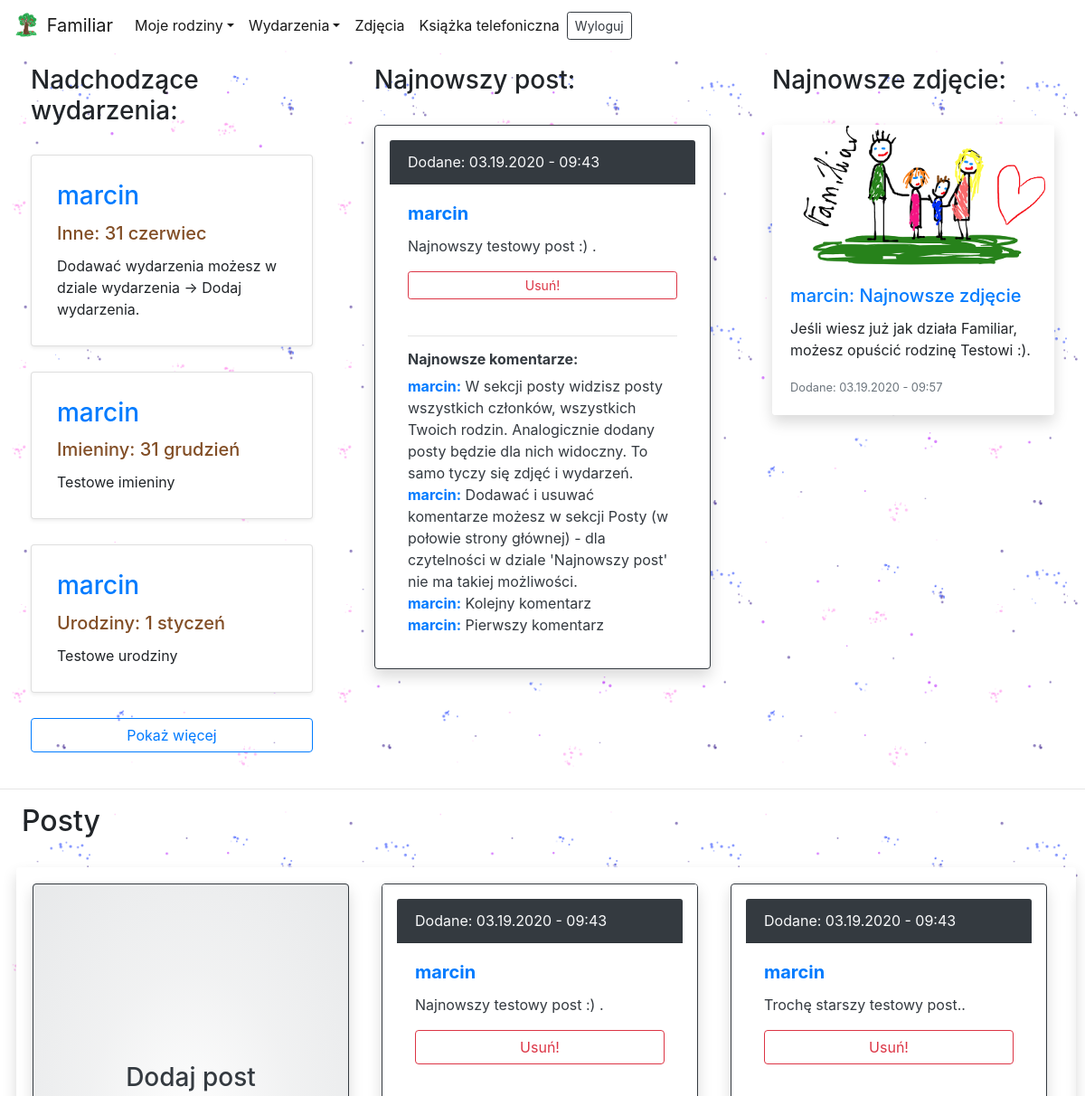
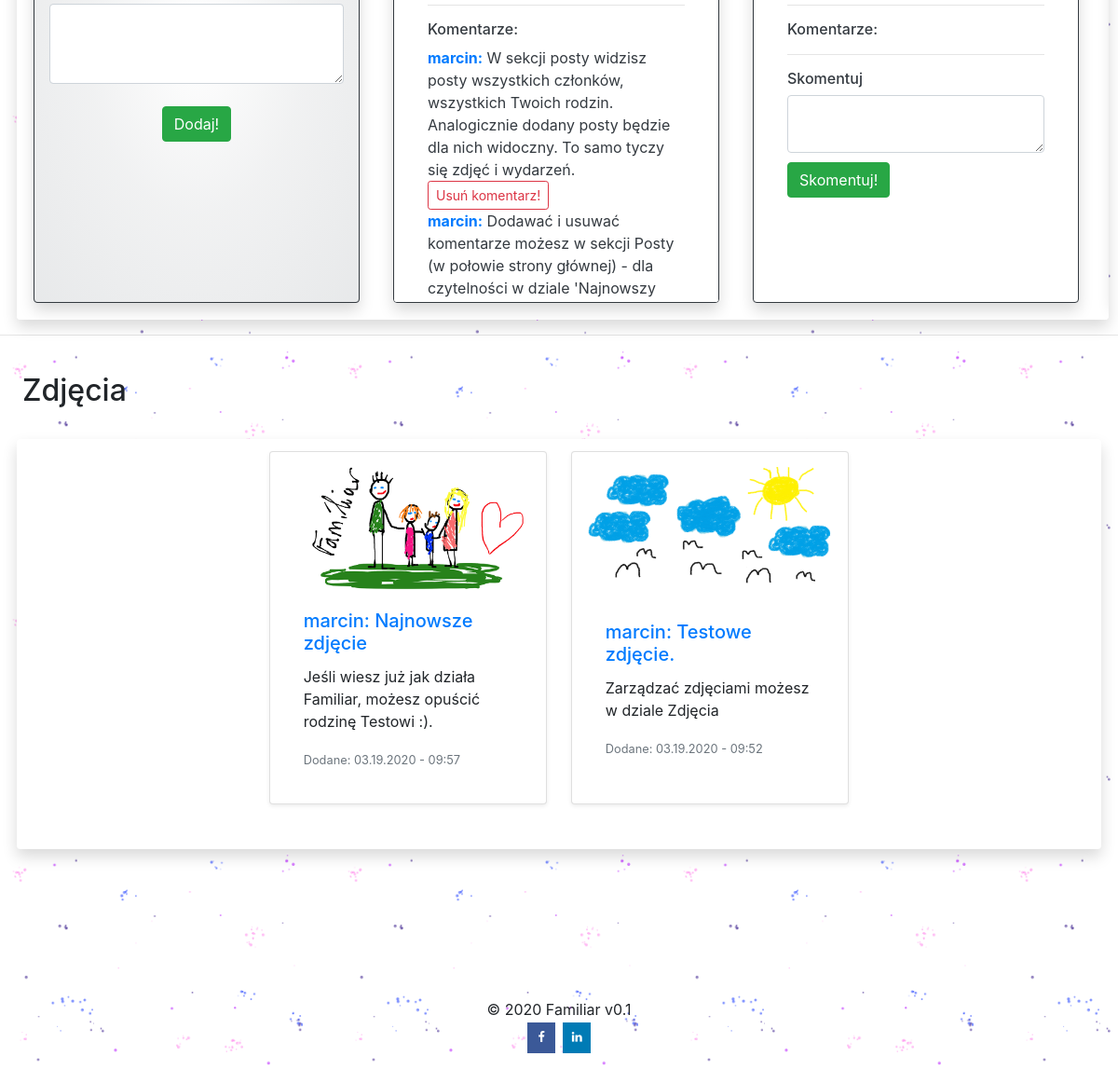
Screenshot of /loggedin/ (signed in) with the database file from the repository (2 pictures, top to bottom).
### logged/models.py (models this page shows, shortened)
class Event(models.Model):
    author = models.CharField(max_length=256, default='None')
    occasion = models.CharField(max_length=64, default='None')
    desc = models.TextField(blank=True)
    day = models.PositiveSmallIntegerField(default=0)
    month = models.PositiveSmallIntegerField(default=0)

class Post(models.Model):
    author = models.CharField(max_length=256, default='None')
    text = models.TextField()
    date = models.DateTimeField(auto_now_add=True)

class Comment(models.Model):
    author = models.CharField(max_length=256, default='None')
    text = models.TextField()
    date = models.DateTimeField(auto_now_add=True)
    post = models.ForeignKey(Post, on_delete=models.CASCADE, default=0)

class Photo(models.Model):
    author = models.CharField(max_length=256, default='None')
    title = models.CharField(max_length=256, default='None', blank=True, help_text='Title, optional')
    desc = models.TextField(blank=True, help_text='Description, optional')
    date = models.DateTimeField(auto_now=True)
    photo = models.ImageField(upload_to = './')

### Authentication/views.py (the view, shortened to what this page needs)
# urls.py: path('loggedin/', Logedin, name='logedin'),
@login_required
def Logedin(request):
    if request.method == 'GET':
        families = Family.objects.filter()
        my_families = [] # families that I belong to
        events = Event.objects.all()# all database events
        members_of_my_families = []
        events_in_my_families = []
        for family in families:
            for member in family.members.all():
                if str(member) == str(request.user.username):
                    my_families.append(family)
        for family in my_families:
            for member in family.members.all():
                members_of_my_families.append(member.member)
        members_of_my_families = list(dict.fromkeys(members_of_my_families))
        for event in events:
            if event.author in members_of_my_families:
                events_in_my_families.append(event)
        events_in_my_families = list(dict.fromkeys(events_in_my_families))
        for event_in_family in events_in_my_families:
            if event_in_family.month < datetime.datetime.now().month:
                event_in_family.this_year = datetime.datetime(datetime.datetime.now().year + 1, event_in_family.month,
                                                              event_in_family.month)
            elif event_in_family.month > datetime.datetime.now().month:
                event_in_family.this_year = datetime.datetime(datetime.datetime.now().year,
                                                              event_in_family.month,
                                                              event_in_family.month)
            else:
                if event_in_family.day < datetime.datetime.now().day:
                    event_in_family.this_year = datetime.datetime(datetime.datetime.now().year + 1,
                                                                  event_in_family.month,
                                                                  event_in_family.month)
                else:
                    event_in_family.this_year = datetime.datetime(datetime.datetime.now().year,
                                                                  event_in_family.month,
                                                                  event_in_family.month)
        sorted_events = sorted(events_in_my_families, key=attrgetter('this_year'))
        two_events = sorted_events.copy()[:3]
        how_much_events = len(sorted_events)
        posts = Post.objects.all().order_by('-date') #all posts
        posts_in_my_families = []
        comments = Comment.objects.all().order_by('-date')
        comments_in_my_families = []
        for post in posts:
            if post.author in members_of_my_families:
                posts_in_my_families.append(post)
        for comment in comments:
            if comment.author in members_of_my_families:
                comments_in_my_families.append(comment)
        posts_in_my_families = list(dict.fromkeys(posts_in_my_families))
        comments_in_my_families = list(dict.fromkeys(comments_in_my_families))
        try:
            latest_post = posts_in_my_families[0]
        except:
            latest_post = None
        photos = Photo.objects.all().order_by('-date')  # all photos
        photos_in_my_families = []
        for photo in photos:
            if photo.author in members_of_my_families:
                photos_in_my_families.append(photo)
        photos_in_my_families = list(dict.fromkeys(photos_in_my_families))
        try:
            latest_photo = photos_in_my_families[0]
        except:
            latest_photo = None;
        return render(request, 'Authentication/loggedin.html',{'my_families':my_families, 'events_in_my_families':sorted_events, 'members_of_my_families':members_of_my_families,'posts_in_my_families':posts_in_my_families,'photos_in_my_families':photos_in_my_families,'comments_in_my_families':comments_in_my_families,'two_events':two_events,'how_much_events':how_much_events,'latest_post':latest_post,'latest_photo':latest_photo})

### Authentication/templates/Authentication/loggedin.html (shortened to what this page needs)
{% extends 'Authentication/base.html' %}
{% load filters %}
{% block content %}
{% load static %}
<nav class="navbar fixed-top navbar-expand-lg navbar-light bg-white" style="border-radius:0 0 10% 10%">
  <div class="collapse navbar-collapse" id="navbarTogglerDemo01">
    <a class="navbar-brand" href="{% url 'logedin' %}">
        <img src="{% static 'Authentication/favicon/android-chrome-192x192.png' %}" width="30" height="30" class="d-inline-block align-top" alt="">
        Familiar
    </a>
    <ul class="navbar-nav mr-auto mt-2 mt-lg-0">
        <li class="nav-item active dropdown">
            <a class="nav-link dropdown-toggle" data-toggle="dropdown" href="#" role="button" aria-haspopup="true" aria-expanded="false">Moje rodziny</a>
          </li>
          <li class="nav-item active dropdown">
            <a class="nav-link dropdown-toggle" data-toggle="dropdown" href="#" role="button" aria-haspopup="true" aria-expanded="false">Wydarzenia</a>
          </li>
          <li class="nav-item active">
            <a class="nav-link" href="{% url 'photos'%}">Zdjęcia</a>
          </li>
          <li class="nav-item active">
            <a class="nav-link" href="{% url 'phonebook'%}">Książka telefoniczna</a>
          </li>
        <form action="{% url 'logoutuser' %}" method="POST" class="form-inline">
            <button type="submit" class="btn btn-sm btn-outline-dark btn-block">Wyloguj</button>
        </form>
    </ul>
  </div>
</nav>
<br><br>
{% if not my_families%}
<br><br><br><br>
<div class="center-form" style="text-align:center;">
<h2>Czas dołączyć do jakiejś rodziny.</h2> <br>
<h5>Na początek możesz dołączyć do rodziny Testowi, aby zobaczyć jak działa Familiar. Jej ID to 0.</h5>
    <br>
<h6>Ewentualnie możesz już teraz stworzyć swoją rodzinę lub poprosić osobę która zaprosiła Cię do Familiara o ID rodziny do której chciałbyś dołączyć.</h6><br><br>
    <a href="{% url 'createfamily'%}" class="btn btn-primary">Stwórz rodzinę</a>
    <a href="{% url 'joinfamily'%}" class="btn btn-primary">Dołącz do istniejące rodziny</a><br>
</div>
{% else %}
<div class="d-flex flex-wrap justify-content-around back-logged" style="background-image: url( {% static 'Authentication/img/doodle5.png' %})">
    {% if two_events %}
    <div id="events" style="width:30vw; padding:2vw; min-width:250px;transition: width 0.5s linear;">
        <h3>Nadchodzące wydarzenia:</h3><br>
        {% for event in two_events %}
            <div class="card shadow-sm p-2 mb-1 bg-white rounded">
              <div class="card-body">
                <h3 class="card-title text-primary"> {{ event.author }} </h3>
                <h5 class="card-title text-date"> {{ event.occasion|title }}: {{ event.day }} {{event.month|month}}</h5>
                <p class="card-text">{{ event.desc }}</p>
              </div>
            </div>
            <br>
            {% endfor %}
        {% if how_much_events >= 4%}
            <button class="btn btn-outline-primary btn-block" type="button" onclick="ShowEvents()">Pokaż więcej</button>
        {% endif %}
    </div>
    {% endif %}
    {% if latest_post %}
    <div id="latest_post" style="padding:2vw; min-width:400px; max-width:35vw;">
        <h3>Najnowszy post:</h3><br>
            <div class="card border-dark mb-3 shadow p-3 mb-5 bg-white rounded" style="max-width: 25rem;">
              <div class="card-header bg-dark text-light">Dodane: {{latest_post.date |date:"m.d.Y - h:i"}}</div>
              <div class="card-body text-dark">
                  <h5 class="card-title text-primary"><b>{{ latest_post.author }}</b></h5>
                <p class="card-text">{{ latest_post.text }}.</p>
                  {% if latest_post.author == user.username %}
                    <form method="POST">
                       <button type="submit" class="btn btn-outline-danger btn-block btn-sm">Usuń!</button>
                    </form>
                                      <br>
                          {% endif %}
                  <hr>
                  <div style="max-height: 318px; overflow: hidden;">
                  <h6><b>Najnowsze komentarze:</b></h6>
                      {% for comment in comments_in_my_families %}
                        {% if comment.latest_post.pk == post.pk %}
                              <b class="text-primary">{{ comment.author }}:</b> {{ comment.text }}<br>
                        {% endif %}
                      {% endfor %}
                  </div>
             </div>
        </div>
    </div>
    {% endif %}
    {% if latest_photo %}
    <div style="padding:2vw; min-width:300px; max-width:30vw;">
        <h3>Najnowsze zdjęcie:</h3><br>
        <div class="shadow rounded">
                <img class="card-img-top" src="{{ latest_photo.photo.url }}" alt="Card image cap">
                <div class="card-body bg-white rounded">
                  <h5 class="card-title text-primary">{{ latest_photo.author }}: {{ latest_photo.title }}</h5>
                  <p class="card-text">{{ latest_photo.desc }}</p>
                  <p class="card-text"><small class="text-muted">Dodane: {{latest_photo.date |date:"m.d.Y - h:i"}}</small></p>
                </div>
        </div>
    </div>
    {% endif %}
    </div>
<hr>
<div class="d-inline-flex back-logged" style="background-image: url( {% static 'Authentication/img/doodle5.png' %})">
    <div class="" id="posts">
        <div class="d-inline-flex" style="text-align:center;">
            <h2 style="margin-left:3vh;">Posty</h2>
        </div>
        <div>
            <br>
    <div class="d-inline-flex shadow bg-white rounded scrollbar" style="max-width: 97.7vw; overflow: scroll; overflow-y: hidden; margin-left:1.5%;margin-right:1.5%;">
        <div class="card text-dark bg-secondary border-dark shadow p-3 rounded blacked d-inline-flex justify-content-center" style="max-width: 25rem; margin:1.5vw; min-width: 350px; max-height: 70vh; overflow: auto;text-align:center;">
            <br>
            <form method="POST">
                <h3>Dodaj post</h3>
               <textarea name='send_post' id='send_post' rows="3" cols="50" class="form-control"></textarea><br>
               <button type="submit" class="btn btn-success">Dodaj!</button>
            </form>
        </div>
            {% if posts_in_my_families %}
                {% for post in posts_in_my_families %}
                <div class="card border-dark shadow p-3 bg-white rounded" style="max-width: 25rem; margin:1.5vw; min-width: 350px; max-height: 70vh; overflow: auto">
                  <div class="card-header bg-dark text-light">Dodane: {{post.date |date:"m.d.Y - h:i"}}</div>
                  <div class="card-body text-dark" >
                      <h5 class="card-title text-primary"><b>{{ post.author }}</b></h5>
                    <p class="card-text">{{ post.text }}.</p>
                      {% if post.author == user.username %}
                        <form method="POST">
                           <button type="submit" class="btn btn-outline-danger btn-block">Usuń!</button>
                        </form>
                                                <br>
                              {% endif %}
<hr>
                          <h6>Komentarze:</h6>
                          {% for comment in comments_in_my_families %}
                            {% if comment.post.pk == post.pk%}
                                  <b class="text-primary">{{ comment.author }}:</b> {{ comment.text }}<br>
                                    {% if comment.author == user.username %}
                                        <form method="POST">
                                           <button type="submit" class="btn btn-outline-danger btn-sm">Usuń komentarz!</button>
                                        </form>
                                    {% endif %}
                            {% endif %}
                          {% endfor %}
                          <form method="POST">
                            <hr>
                           <h6>Skomentuj</h6>
                           <textarea name='comment' id='comment' rows="2" cols="30" class="form-control"></textarea>
                           <button type="submit" class="btn btn-success" style="margin-top:10px;margin-bottom:10px;">Skomentuj!</button>
                        </form>
                  </div>
                </div>
                     {% endfor %}
            {% else %}
            <h2 style="text-align: center;margin-top:10%;">Nikt z Twoich rodzin nie dodał jeszcze posta, bądź pierwszy!</h2>
            {% endif %}
        </div>
                        <hr>
        <div style="margin-top: 5vh">
            <h2 style="margin-left:3vh;">Zdjęcia</h2>
            <br>
            {% if photos_in_my_families %}
                <div style="max-height:85vh;overflow:scroll;overflow-x: hidden; margin-left:1.5%;margin-right:1.5%;" class="bg-white shadow rounded"t>
                    <div class="row justify-content-md-center">
                        {% for photo in photos_in_my_families %}
                      <div class="card col-sm-3 shadow-sm p-3 mb-5 bg-white rounded" style="margin:0.8em">
                        <img class="card-img-top" src="{{ photo.photo.url }}" alt="Card image cap">
                        <div class="card-body bg-white">
                          <h5 class="card-title text-primary">{{ photo.author }}: {{ photo.title }}</h5>
                          <p class="card-text">{{ photo.desc }}</p>
                          <p class="card-text"><small class="text-muted">Dodane: {{photo.date |date:"m.d.Y - h:i"}}</small></p>
                        </div>
                      </div>
                        {% endfor %}
                    </div>
                </div>
            {% endif %}
        </div>
     <br><br><br><br><br>
<footer class="page-footer font-small blue pt-4">
  <div class="footer-copyright text-center py-3">
      © 2020 Familiar v0.1<br>
      <small>
        <a href="https://www.facebook.com/marcin.maniak.9" class="fa fa-facebook"></a>
        <a href="https://www.linkedin.com/in/marcin-maniak-288899164/" class="fa fa-linkedin"></a>
      </small>
  </div>
</footer>
</div>
{% endif %}
{% endblock %}

### Authentication/templates/Authentication/base.html (shortened to what this page needs)
<!doctype html>
<html lang="pl">
  <head>
    {% load static %}
    <link rel="stylesheet" href="https://stackpath.bootstrapcdn.com/bootstrap/4.4.1/css/bootstrap.min.css">
    <link rel="stylesheet" href="{% static 'Authentication/css/style.css' %}" />
    <link rel="stylesheet" href="https://cdnjs.cloudflare.com/ajax/libs/font-awesome/4.7.0/css/font-awesome.min.css">
  </head>
  <body>
    {% block content %} {% endblock %}
  </body>
</html>

### rows the page displays
Event: author "marcin", occasion "Inne", day "31", month|month "czerwiec", desc "Dodawać wydarzenia możesz w dziale wydarzenia -> Dodaj wydarzenia."
Event: author "marcin", occasion "Imieniny", day "31", month|month "grudzień", desc "Testowe imieniny"
Event: author "marcin", occasion "Urodziny", day "1", month|month "styczeń", desc "Testowe urodziny"
Post: date "03.19.2020 - 09:43", author "marcin", text "Najnowszy testowy post :)"
Comment: author "marcin", text "W sekcji posty widzisz posty wszystkich członków, wszystkich Twoich rodzin. Analogicznie dodany posty będzie dla nich widoczny. To samo tyczy się zdjęć i wydarzeń."
Comment: author "marcin", text "Dodawać i usuwać komentarze możesz w sekcji Posty (w połowie strony głównej) - dla czytelności w dziale 'Najnowszy post' nie ma takiej możliwości.", text "Dodawać i usuwać komentarze możesz w sekcji Posty (w połowie strony głównej) - dla czytelności w dziale 'Najnowszy…"
Comment: author "marcin", text "Kolejny komentarz"
Comment: author "marcin", text "Pierwszy komentarz"
Photo: photo (picture), author "marcin", title "Najnowsze zdjęcie", desc "Jeśli wiesz już jak działa Familiar, możesz opuścić rodzinę Testowi :).", date "03.19.2020 - 09:57"
Post: date "03.19.2020 - 09:43", author "marcin", text "Trochę starszy testowy post."
Photo: photo (picture), author "marcin", title "Testowe zdjęcie.", desc "Zarządzać zdjęciami możesz w dziale Zdjęcia", date "03.19.2020 - 09:52"
